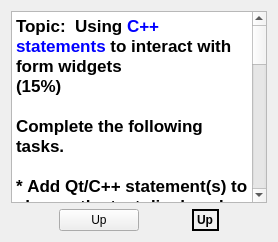
     <widget class="QWidget" name="tab_2">
      <attribute name="title">
       <string>P1</string>
      </attribute>
      <layout class="QVBoxLayout" name="verticalLayout">
       <item>
        <widget class="QTextBrowser" name="textBrowser_2">
         <property name="html">
          <string>&lt;!DOCTYPE HTML PUBLIC &quot;-//W3C//DTD HTML 4.0//EN&quot; &quot;http://www.w3.org/TR/REC-html40/strict.dtd&quot;&gt;
&lt;html&gt;&lt;head&gt;&lt;meta name=&quot;qrichtext&quot; content=&quot;1&quot; /&gt;&lt;style type=&quot;text/css&quot;&gt;
p, li { white-space: pre-wrap; }
&lt;/style&gt;&lt;/head&gt;&lt;body style=&quot; font-family:'Sans Serif'; font-size:9pt; font-weight:400; font-style:normal;&quot;&gt;
&lt;p style=&quot; margin-top:0px; margin-bottom:0px; margin-left:0px; margin-right:0px; -qt-block-indent:0; text-indent:0px;&quot;&gt;&lt;span style=&quot; font-family:'.Lucida Grande UI'; font-size:13pt; font-weight:600;&quot;&gt;Topic:  Using &lt;/span&gt;&lt;span style=&quot; font-family:'.Lucida Grande UI'; font-size:13pt; font-weight:600; color:#0000ff;&quot;&gt;C++ statements&lt;/span&gt;&lt;span style=&quot; font-family:'.Lucida Grande UI'; font-size:13pt; font-weight:600;&quot;&gt; to interact with form widgets&lt;/span&gt;&lt;/p&gt;
&lt;p style=&quot; margin-top:0px; margin-bottom:0px; margin-left:0px; margin-right:0px; -qt-block-indent:0; text-indent:0px;&quot;&gt;&lt;span style=&quot; font-family:'.Lucida Grande UI'; font-size:13pt; font-weight:600;&quot;&gt;(15%)&lt;/span&gt;&lt;/p&gt;
&lt;p style=&quot;-qt-paragraph-type:empty; margin-top:0px; margin-bottom:0px; margin-left:0px; margin-right:0px; -qt-block-indent:0; text-indent:0px; font-family:'.Lucida Grande UI'; font-size:13pt; font-weight:600;&quot;&gt;&lt;br /&gt;&lt;/p&gt;
&lt;p style=&quot; margin-top:0px; margin-bottom:0px; margin-left:0px; margin-right:0px; -qt-block-indent:0; text-indent:0px;&quot;&gt;&lt;span style=&quot; font-family:'.Lucida Grande UI'; font-size:13pt; font-weight:600;&quot;&gt;Complete the following tasks.&lt;/span&gt;&lt;/p&gt;
&lt;p style=&quot;-qt-paragraph-type:empty; margin-top:0px; margin-bottom:0px; margin-left:0px; margin-right:0px; -qt-block-indent:0; text-indent:0px; font-family:'.Lucida Grande UI'; font-size:13pt; font-weight:600; color:#000000;&quot;&gt;&lt;br /&gt;&lt;/p&gt;
&lt;p style=&quot; margin-top:0px; margin-bottom:0px; margin-left:0px; margin-right:0px; -qt-block-indent:0; text-indent:0px;&quot;&gt;&lt;span style=&quot; font-family:'.Lucida Grande UI'; font-size:13pt; font-weight:600; color:#000000;&quot;&gt;* &lt;/span&gt;&lt;span style=&quot; font-family:'.Lucida Grande UI'; font-size:13pt; font-weight:600;&quot;&gt;Add Qt/C++ statement(s) to change&lt;/span&gt;&lt;span style=&quot; font-family:'.Lucida Grande UI'; font-size:13pt; font-weight:600; color:#000000;&quot;&gt; the text displayed by the &lt;/span&gt;&lt;span style=&quot; font-family:'.Lucida Grande UI'; font-size:13pt; font-weight:600; color:#0000ff;&quot;&gt;myButton&lt;/span&gt;&lt;span style=&quot; font-family:'.Lucida Grande UI'; font-size:13pt; font-weight:600; color:#000000;&quot;&gt; object with each press of the push button.  &lt;/span&gt;&lt;/p&gt;
&lt;p style=&quot; margin-top:0px; margin-bottom:0px; margin-left:0px; margin-right:0px; -qt-block-indent:0; text-indent:0px;&quot;&gt;&lt;span style=&quot; font-family:'.Lucida Grande UI'; font-size:13pt; font-weight:600; color:#000000;&quot;&gt;   **  If the current button text is &lt;/span&gt;&lt;span style=&quot; font-family:'.Lucida Grande UI'; font-size:13pt; font-weight:600; color:#0000ff;&quot;&gt;Up &lt;/span&gt;&lt;span style=&quot; font-family:'.Lucida Grande UI'; font-size:13pt; font-weight:600; color:#000000;&quot;&gt;then switch the button text to &lt;/span&gt;&lt;span style=&quot; font-family:'.Lucida Grande UI'; font-size:13pt; font-weight:600; color:#0000ff;&quot;&gt;Down &lt;/span&gt;&lt;/p&gt;
&lt;p style=&quot; margin-top:0px; margin-bottom:0px; margin-left:0px; margin-right:0px; -qt-block-indent:0; text-indent:0px;&quot;&gt;&lt;span style=&quot; font-family:'.Lucida Grande UI'; font-size:13pt; font-weight:600; color:#000000;&quot;&gt;   **  if the current button text is &lt;/span&gt;&lt;span style=&quot; font-family:'.Lucida Grande UI'; font-size:13pt; font-weight:600; color:#0000ff;&quot;&gt;Down &lt;/span&gt;&lt;span style=&quot; font-family:'.Lucida Grande UI'; font-size:13pt; font-weight:600; color:#000000;&quot;&gt;then switch the button text to &lt;/span&gt;&lt;span style=&quot; font-family:'.Lucida Grande UI'; font-size:13pt; font-weight:600; color:#0000ff;&quot;&gt;Up &lt;/span&gt;&lt;/p&gt;
&lt;p style=&quot;-qt-paragraph-type:empty; margin-top:0px; margin-bottom:0px; margin-left:0px; margin-right:0px; -qt-block-indent:0; text-indent:0px; font-family:'.Lucida Grande UI'; font-size:13pt; font-weight:600; color:#0000ff;&quot;&gt;&lt;br /&gt;&lt;/p&gt;
&lt;p style=&quot; margin-top:0px; margin-bottom:0px; margin-left:0px; margin-right:0px; -qt-block-indent:0; text-indent:0px;&quot;&gt;&lt;span style=&quot; font-family:'.Lucida Grande UI'; font-size:13pt; font-weight:600;&quot;&gt;* Add Qt/C++ statement(s) to ensure that the value stored in the &lt;/span&gt;&lt;span style=&quot; font-family:'.Lucida Grande UI'; font-size:13pt; font-weight:600; color:#0000ff;&quot;&gt;myLabel&lt;/span&gt;&lt;span style=&quot; font-family:'.Lucida Grande UI'; font-size:13pt; font-weight:600;&quot;&gt; object always matches that displayed by the &lt;/span&gt;&lt;span style=&quot; font-family:'.Lucida Grande UI'; font-size:13pt; font-weight:600; color:#0000ff;&quot;&gt;myButton&lt;/span&gt;&lt;span style=&quot; font-family:'.Lucida Grande UI'; font-size:13pt; font-weight:600; color:#000000;&quot;&gt; object&lt;/span&gt;&lt;/p&gt;
&lt;p style=&quot;-qt-paragraph-type:empty; margin-top:0px; margin-bottom:0px; margin-left:0px; margin-right:0px; -qt-block-indent:0; text-indent:0px; font-family:'.Lucida Grande UI'; font-size:13pt; font-weight:600; color:#000000;&quot;&gt;&lt;br /&gt;&lt;/p&gt;
&lt;p style=&quot; margin-top:0px; margin-bottom:0px; margin-left:0px; margin-right:0px; -qt-block-indent:0; text-indent:0px;&quot;&gt;&lt;span style=&quot; font-family:'.Lucida Grande UI'; font-size:13pt; font-weight:600; color:#000000;&quot;&gt;HINT: push button object named &lt;/span&gt;&lt;span style=&quot; font-family:'.Lucida Grande UI'; font-size:13pt; font-weight:600; color:#0000ff;&quot;&gt;myButton&lt;/span&gt;&lt;span style=&quot; font-family:'.Lucida Grande UI'; font-size:13pt; font-weight:600; color:#000000;&quot;&gt; and label object named &lt;/span&gt;&lt;span style=&quot; font-family:'.Lucida Grande UI'; font-size:13pt; font-weight:600; color:#0000ff;&quot;&gt;myLabel&lt;/span&gt;&lt;/p&gt;
&lt;p style=&quot;-qt-paragraph-type:empty; margin-top:0px; margin-bottom:0px; margin-left:0px; margin-right:0px; -qt-block-indent:0; text-indent:0px; font-family:'.Lucida Grande UI'; font-size:13pt; font-weight:600; color:#000000;&quot;&gt;&lt;br /&gt;&lt;/p&gt;
&lt;p style=&quot; margin-top:0px; margin-bottom:0px; margin-left:0px; margin-right:0px; -qt-block-indent:0; text-indent:0px;&quot;&gt;&lt;span style=&quot; font-family:'.Lucida Grande UI'; font-size:13pt; font-weight:600; color:#ff0000;&quot;&gt;Do NOT use the Designer tool to modify the form itself or you will receive&lt;/span&gt;&lt;span style=&quot; font-family:'.Lucida Grande UI'; font-size:13pt; font-weight:600; color:#000000;&quot;&gt; zero credit (0 points).&lt;/span&gt;&lt;/p&gt;
&lt;p style=&quot;-qt-paragraph-type:empty; margin-top:0px; margin-bottom:0px; margin-left:0px; margin-right:0px; -qt-block-indent:0; text-indent:0px; font-family:'.Lucida Grande UI'; font-size:13pt; font-weight:600; color:#000000;&quot;&gt;&lt;br /&gt;&lt;/p&gt;
&lt;p style=&quot; margin-top:0px; margin-bottom:0px; margin-left:0px; margin-right:0px; -qt-block-indent:0; text-indent:0px;&quot;&gt;&lt;span style=&quot; font-family:'.Lucida Grande UI'; font-size:13pt; font-weight:600; color:#000000;&quot;&gt;You may use hand-written Qt4-style or Qt5-style connect statements on this problem.&lt;/span&gt;&lt;/p&gt;&lt;/body&gt;&lt;/html&gt;</string>
         </property>
        </widget>
       </item>
       <item>
        <layout class="QHBoxLayout" name="horizontalLayout_3">
         <item>
          <spacer name="horizontalSpacer_3">
           <property name="orientation">
            <enum>Qt::Horizontal</enum>
           </property>
           <property name="sizeHint" stdset="0">
            <size>
             <width>40</width>
             <height>20</height>
            </size>
           </property>
          </spacer>
         </item>
         <item>
          <widget class="QPushButton" name="myButton">
           <property name="text">
            <string>Up</string>
           </property>
          </widget>
         </item>
         <item>
          <spacer name="horizontalSpacer_4">
           <property name="orientation">
            <enum>Qt::Horizontal</enum>
           </property>
           <property name="sizeHint" stdset="0">
            <size>
             <width>40</width>
             <height>20</height>
            </size>
           </property>
          </spacer>
         </item>
         <item>
          <widget class="QLabel" name="myLabel">
           <property name="font">
            <font>
             <weight>75</weight>
             <bold>true</bold>
            </font>
           </property>
           <property name="frameShape">
            <enum>QFrame::WinPanel</enum>
           </property>
           <property name="text">
            <string>Up</string>
           </property>
          </widget>
         </item>
         <item>
          <spacer name="horizontalSpacer_5">
           <property name="orientation">
            <enum>Qt::Horizontal</enum>
           </property>
           <property name="sizeHint" stdset="0">
            <size>
             <width>40</width>
             <height>20</height>
            </size>
           </property>
          </spacer>
         </item>
        </layout>
       </item>
      </layout>
     </widget>
